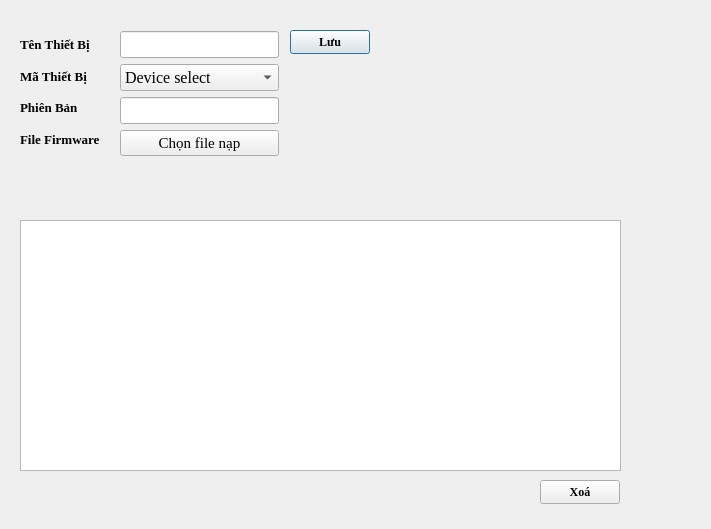
<?xml version="1.0" encoding="UTF-8"?>
<ui version="4.0">
 <class>downfw_config</class>
 <widget class="QDialog" name="downfw_config">
  <property name="geometry">
   <rect>
    <x>0</x>
    <y>0</y>
    <width>711</width>
    <height>529</height>
   </rect>
  </property>
  <property name="windowTitle">
   <string>Dialog</string>
  </property>
  <widget class="QTableWidget" name="tableWidget">
   <property name="geometry">
    <rect>
     <x>20</x>
     <y>220</y>
     <width>601</width>
     <height>251</height>
    </rect>
   </property>
   <property name="font">
    <font>
     <family>Times New Roman</family>
     <pointsize>12</pointsize>
     <weight>75</weight>
     <bold>true</bold>
    </font>
   </property>
  </widget>
  <widget class="QPushButton" name="pushButton">
   <property name="geometry">
    <rect>
     <x>290</x>
     <y>30</y>
     <width>80</width>
     <height>24</height>
    </rect>
   </property>
   <property name="font">
    <font>
     <family>Times New Roman</family>
     <weight>75</weight>
     <bold>true</bold>
    </font>
   </property>
   <property name="text">
    <string>Lưu</string>
   </property>
  </widget>
  <widget class="QLabel" name="linkFileFw">
   <property name="geometry">
    <rect>
     <x>120</x>
     <y>160</y>
     <width>401</width>
     <height>21</height>
    </rect>
   </property>
   <property name="text">
    <string/>
   </property>
  </widget>
  <widget class="QWidget" name="layoutWidget">
   <property name="geometry">
    <rect>
     <x>20</x>
     <y>31</y>
     <width>81</width>
     <height>121</height>
    </rect>
   </property>
   <layout class="QGridLayout" name="gridLayout">
    <item row="0" column="0">
     <widget class="QLabel" name="label">
      <property name="font">
       <font>
        <family>Times New Roman</family>
        <pointsize>10</pointsize>
        <weight>75</weight>
        <bold>true</bold>
       </font>
      </property>
      <property name="text">
       <string>Tên Thiết Bị</string>
      </property>
     </widget>
    </item>
    <item row="1" column="0">
     <widget class="QLabel" name="label_2">
      <property name="font">
       <font>
        <family>Times New Roman</family>
        <pointsize>10</pointsize>
        <weight>75</weight>
        <bold>true</bold>
       </font>
      </property>
      <property name="text">
       <string>Mã Thiết Bị</string>
      </property>
     </widget>
    </item>
    <item row="2" column="0">
     <widget class="QLabel" name="label_4">
      <property name="font">
       <font>
        <family>Times New Roman</family>
        <pointsize>10</pointsize>
        <weight>75</weight>
        <bold>true</bold>
       </font>
      </property>
      <property name="text">
       <string>Phiên Bản</string>
      </property>
     </widget>
    </item>
    <item row="3" column="0">
     <widget class="QLabel" name="label_3">
      <property name="font">
       <font>
        <family>Times New Roman</family>
        <pointsize>10</pointsize>
        <weight>75</weight>
        <bold>true</bold>
       </font>
      </property>
      <property name="text">
       <string>File Firmware</string>
      </property>
     </widget>
    </item>
   </layout>
  </widget>
  <widget class="QWidget" name="layoutWidget">
   <property name="geometry">
    <rect>
     <x>120</x>
     <y>31</y>
     <width>159</width>
     <height>126</height>
    </rect>
   </property>
   <layout class="QGridLayout" name="gridLayout_2">
    <item row="0" column="0">
     <widget class="QLineEdit" name="nameDevice">
      <property name="font">
       <font>
        <family>Times New Roman</family>
        <pointsize>12</pointsize>
       </font>
      </property>
     </widget>
    </item>
    <item row="1" column="0">
     <widget class="QComboBox" name="codeDevice">
      <property name="font">
       <font>
        <family>Times New Roman</family>
        <pointsize>12</pointsize>
       </font>
      </property>
      <item>
       <property name="text">
        <string>Device select</string>
       </property>
      </item>
      <item>
       <property name="text">
        <string>BP - MainApp</string>
       </property>
      </item>
      <item>
       <property name="text">
        <string>BP - Bootloader 2</string>
       </property>
      </item>
      <item>
       <property name="text">
        <string>BP - Bootloader 1</string>
       </property>
      </item>
      <item>
       <property name="text">
        <string>HMI - MainApp</string>
       </property>
      </item>
      <item>
       <property name="text">
        <string>HMI - Bootloader 2</string>
       </property>
      </item>
      <item>
       <property name="text">
        <string>HMI - Bootloader 1</string>
       </property>
      </item>
      <item>
       <property name="text">
        <string>MC - MainApp</string>
       </property>
      </item>
      <item>
       <property name="text">
        <string>MC - Bootloader 2</string>
       </property>
      </item>
      <item>
       <property name="text">
        <string>MC - Bootloader 1</string>
       </property>
      </item>
      <item>
       <property name="text">
        <string>PMU - MainApp</string>
       </property>
      </item>
      <item>
       <property name="text">
        <string>PMU - Bootloader 2</string>
       </property>
      </item>
      <item>
       <property name="text">
        <string>PMU - Bootloader 1</string>
       </property>
      </item>
     </widget>
    </item>
    <item row="2" column="0">
     <widget class="QLineEdit" name="version">
      <property name="font">
       <font>
        <family>Times New Roman</family>
        <pointsize>12</pointsize>
       </font>
      </property>
     </widget>
    </item>
    <item row="3" column="0">
     <widget class="QPushButton" name="linkFile">
      <property name="font">
       <font>
        <family>Times New Roman</family>
        <pointsize>11</pointsize>
       </font>
      </property>
      <property name="text">
       <string>Chọn file nạp</string>
      </property>
     </widget>
    </item>
   </layout>
  </widget>
  <widget class="QPushButton" name="pushButton_2">
   <property name="geometry">
    <rect>
     <x>540</x>
     <y>480</y>
     <width>80</width>
     <height>24</height>
    </rect>
   </property>
   <property name="font">
    <font>
     <family>Times New Roman</family>
     <weight>75</weight>
     <bold>true</bold>
    </font>
   </property>
   <property name="text">
    <string>Xoá</string>
   </property>
  </widget>
 </widget>
 <resources/>
 <connections/>
</ui>
